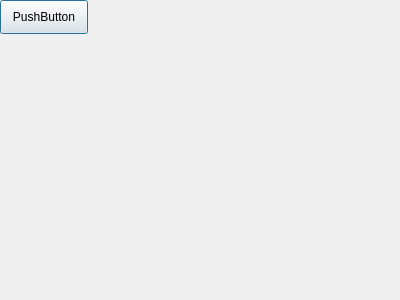
<?xml version="1.0" encoding="UTF-8"?>
<ui version="4.0">
 <class>Dialog</class>
 <widget class="QDialog" name="Dialog">
  <property name="geometry">
   <rect>
    <x>0</x>
    <y>0</y>
    <width>400</width>
    <height>300</height>
   </rect>
  </property>
  <property name="windowTitle">
   <string>Dialog</string>
  </property>
  <widget class="QPushButton" name="pushButton">
   <property name="geometry">
    <rect>
     <x>0</x>
     <y>0</y>
     <width>88</width>
     <height>34</height>
    </rect>
   </property>
   <property name="text">
    <string>PushButton</string>
   </property>
   <property name="shortcut">
    <string>Ctrl+N</string>
   </property>
  </widget>
 </widget>
 <resources/>
 <connections/>
</ui>
